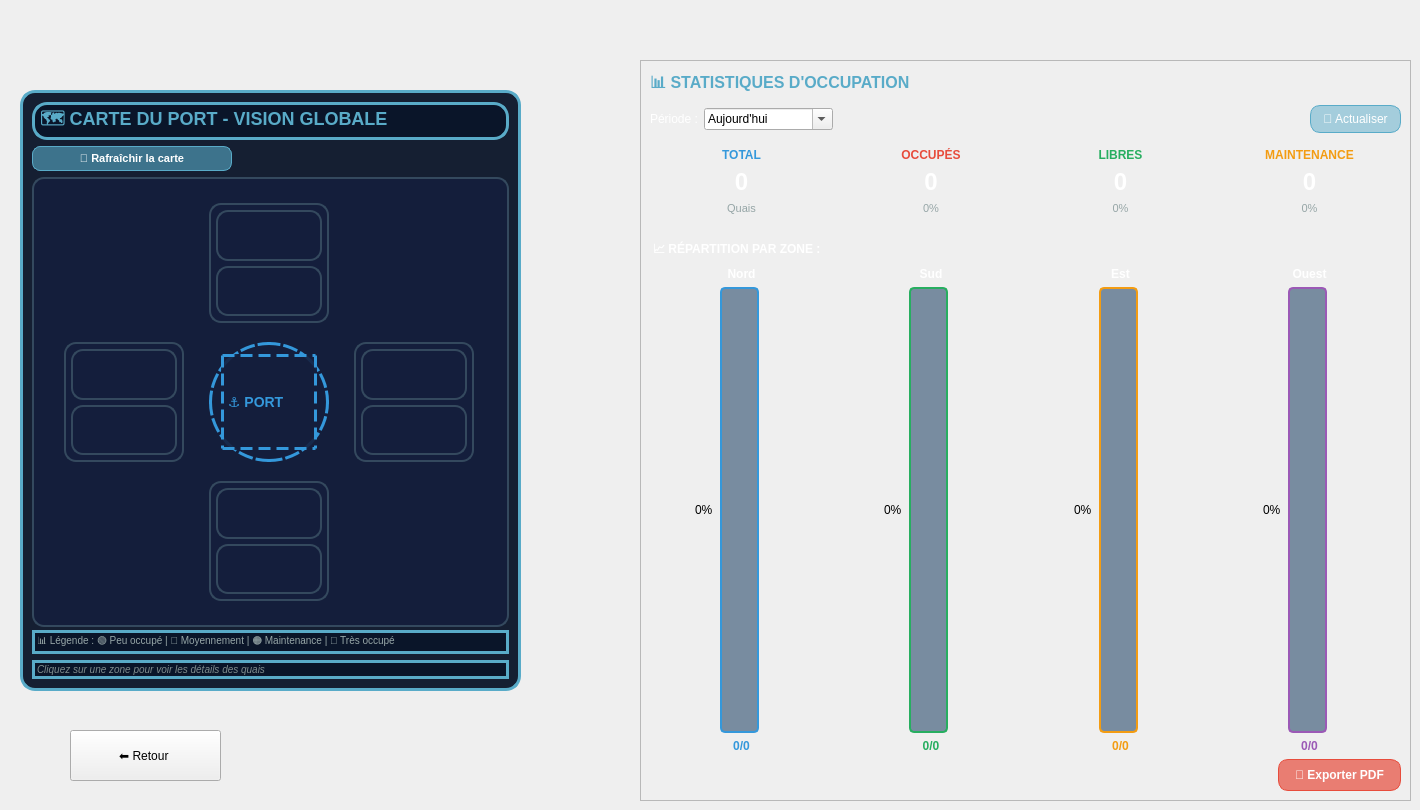
    <widget class="QWidget" name="page_4">
     <widget class="QPushButton" name="pushButton_2">
      <property name="geometry">
       <rect>
        <x>70</x>
        <y>730</y>
        <width>151</width>
        <height>51</height>
       </rect>
      </property>
      <property name="text">
       <string>⬅️ Retour </string>
      </property>
     </widget>
     <widget class="QFrame" name="statsFrame_2">
      <property name="geometry">
       <rect>
        <x>640</x>
        <y>60</y>
        <width>771</width>
        <height>741</height>
       </rect>
      </property>
      <property name="styleSheet">
       <string notr="true">#statsFrame {
    border-radius: 15px;
    background-color: rgba(0, 0, 50, 0.7);
    border: 2px solid #59abc8;
    padding: 15px;
}</string>
      </property>
      <property name="frameShape">
       <enum>QFrame::Shape::StyledPanel</enum>
      </property>
      <property name="frameShadow">
       <enum>QFrame::Shadow::Raised</enum>
      </property>
      <layout class="QVBoxLayout" name="verticalLayout_7">
       <item>
        <widget class="QLabel" name="statsTitle_2">
         <property name="styleSheet">
          <string notr="true">color: #59abc8;
font-weight: bold;
font-size: 16px;</string>
         </property>
         <property name="text">
          <string>📊 STATISTIQUES D'OCCUPATION</string>
         </property>
        </widget>
       </item>
       <item>
        <layout class="QHBoxLayout" name="periodLayout_2">
         <item>
          <widget class="QLabel" name="label_period_2">
           <property name="styleSheet">
            <string notr="true">color: white;</string>
           </property>
           <property name="text">
            <string>Période :</string>
           </property>
          </widget>
         </item>
         <item>
          <widget class="QComboBox" name="comboPeriod_2">
           <property name="editable">
            <bool>true</bool>
           </property>
           <property name="currentText">
            <string>Aujourd'hui</string>
           </property>
           <item>
            <property name="text">
             <string>Aujourd'hui</string>
            </property>
           </item>
           <item>
            <property name="text">
             <string>Semaine en cours</string>
            </property>
           </item>
           <item>
            <property name="text">
             <string>Mois en cours</string>
            </property>
           </item>
           <item>
            <property name="text">
             <string>Trimestre</string>
            </property>
           </item>
          </widget>
         </item>
         <item>
          <spacer name="horizontalSpacer_3">
           <property name="orientation">
            <enum>Qt::Orientation::Horizontal</enum>
           </property>
           <property name="sizeHint" stdset="0">
            <size>
             <width>40</width>
             <height>20</height>
            </size>
           </property>
          </spacer>
         </item>
         <item>
          <widget class="QPushButton" name="btnRefreshStats_2">
           <property name="styleSheet">
            <string notr="true">QPushButton {
    background-color: rgba(89, 171, 200, 0.5);
    border: 1px solid #59abc8;
    border-radius: 10px;
    padding: 6px 12px;
    color: white;
}</string>
           </property>
           <property name="text">
            <string>🔄 Actualiser</string>
           </property>
          </widget>
         </item>
        </layout>
       </item>
       <item>
        <layout class="QHBoxLayout" name="kpiLayout_2">
         <item>
          <widget class="QFrame" name="kpiTotal_2">
           <property name="minimumSize">
            <size>
             <width>120</width>
             <height>80</height>
            </size>
           </property>
           <property name="styleSheet">
            <string notr="true">#kpiTotal {
    background-color: rgba(0, 40, 80, 0.8);
    border-radius: 10px;
    border: 2px solid #3498db;
    padding: 10px;
}</string>
           </property>
           <layout class="QVBoxLayout" name="verticalLayout_8">
            <item>
             <widget class="QLabel" name="label_kpiTotal_2">
              <property name="styleSheet">
               <string notr="true">color: #3498db;
font-size: 12px;
font-weight: bold;</string>
              </property>
              <property name="text">
               <string>TOTAL</string>
              </property>
              <property name="alignment">
               <set>Qt::AlignmentFlag::AlignCenter</set>
              </property>
             </widget>
            </item>
            <item>
             <widget class="QLabel" name="value_kpiTotal_2">
              <property name="styleSheet">
               <string notr="true">color: white;
font-size: 24px;
font-weight: bold;</string>
              </property>
              <property name="text">
               <string>0</string>
              </property>
              <property name="alignment">
               <set>Qt::AlignmentFlag::AlignCenter</set>
              </property>
             </widget>
            </item>
            <item>
             <widget class="QLabel" name="sub_kpiTotal_2">
              <property name="styleSheet">
               <string notr="true">color: #95a5a6;
font-size: 11px;</string>
              </property>
              <property name="text">
               <string>Quais</string>
              </property>
              <property name="alignment">
               <set>Qt::AlignmentFlag::AlignCenter</set>
              </property>
             </widget>
            </item>
           </layout>
          </widget>
         </item>
         <item>
          <widget class="QFrame" name="kpiOccupied_2">
           <property name="minimumSize">
            <size>
             <width>120</width>
             <height>80</height>
            </size>
           </property>
           <property name="styleSheet">
            <string notr="true">#kpiOccupied {
    background-color: rgba(0, 40, 80, 0.8);
    border-radius: 10px;
    border: 2px solid #e74c3c;
    padding: 10px;
}</string>
           </property>
           <layout class="QVBoxLayout" name="verticalLayout_9">
            <item>
             <widget class="QLabel" name="label_kpiOccupied_2">
              <property name="styleSheet">
               <string notr="true">color: #e74c3c;
font-size: 12px;
font-weight: bold;</string>
              </property>
              <property name="text">
               <string>OCCUPÉS</string>
              </property>
              <property name="alignment">
               <set>Qt::AlignmentFlag::AlignCenter</set>
              </property>
             </widget>
            </item>
            <item>
             <widget class="QLabel" name="value_kpiOccupied_2">
              <property name="styleSheet">
               <string notr="true">color: white;
font-size: 24px;
font-weight: bold;</string>
              </property>
              <property name="text">
               <string>0</string>
              </property>
              <property name="alignment">
               <set>Qt::AlignmentFlag::AlignCenter</set>
              </property>
             </widget>
            </item>
            <item>
             <widget class="QLabel" name="sub_kpiOccupied_2">
              <property name="styleSheet">
               <string notr="true">color: #95a5a6;
font-size: 11px;</string>
              </property>
              <property name="text">
               <string>0%</string>
              </property>
              <property name="alignment">
               <set>Qt::AlignmentFlag::AlignCenter</set>
              </property>
             </widget>
            </item>
           </layout>
          </widget>
         </item>
         <item>
          <widget class="QFrame" name="kpiFree_2">
           <property name="minimumSize">
            <size>
             <width>120</width>
             <height>80</height>
            </size>
           </property>
           <property name="styleSheet">
            <string notr="true">#kpiFree {
    background-color: rgba(0, 40, 80, 0.8);
    border-radius: 10px;
    border: 2px solid #27ae60;
    padding: 10px;
}</string>
           </property>
           <layout class="QVBoxLayout" name="verticalLayout_10">
            <item>
             <widget class="QLabel" name="label_kpiFree_2">
              <property name="styleSheet">
               <string notr="true">color: #27ae60;
font-size: 12px;
font-weight: bold;</string>
              </property>
              <property name="text">
               <string>LIBRES</string>
              </property>
              <property name="alignment">
               <set>Qt::AlignmentFlag::AlignCenter</set>
              </property>
             </widget>
            </item>
            <item>
             <widget class="QLabel" name="value_kpiFree_2">
              <property name="styleSheet">
               <string notr="true">color: white;
font-size: 24px;
font-weight: bold;</string>
              </property>
              <property name="text">
               <string>0</string>
              </property>
              <property name="alignment">
               <set>Qt::AlignmentFlag::AlignCenter</set>
              </property>
             </widget>
            </item>
            <item>
             <widget class="QLabel" name="sub_kpiFree_2">
              <property name="styleSheet">
               <string notr="true">color: #95a5a6;
font-size: 11px;</string>
              </property>
              <property name="text">
               <string>0%</string>
              </property>
              <property name="alignment">
               <set>Qt::AlignmentFlag::AlignCenter</set>
              </property>
             </widget>
            </item>
           </layout>
          </widget>
         </item>
         <item>
          <widget class="QFrame" name="kpiMaintenance_2">
           <property name="minimumSize">
            <size>
             <width>120</width>
             <height>80</height>
            </size>
           </property>
           <property name="styleSheet">
            <string notr="true">#kpiMaintenance {
    background-color: rgba(0, 40, 80, 0.8);
    border-radius: 10px;
    border: 2px solid #f39c12;
    padding: 10px;
}</string>
           </property>
           <layout class="QVBoxLayout" name="verticalLayout_11">
            <item>
             <widget class="QLabel" name="label_kpiMaintenance_2">
              <property name="styleSheet">
               <string notr="true">color: #f39c12;
font-size: 12px;
font-weight: bold;</string>
              </property>
              <property name="text">
               <string>MAINTENANCE</string>
              </property>
              <property name="alignment">
               <set>Qt::AlignmentFlag::AlignCenter</set>
              </property>
             </widget>
            </item>
            <item>
             <widget class="QLabel" name="value_kpiMaintenance_2">
              <property name="styleSheet">
               <string notr="true">color: white;
font-size: 24px;
font-weight: bold;</string>
              </property>
              <property name="text">
               <string>0</string>
              </property>
              <property name="alignment">
               <set>Qt::AlignmentFlag::AlignCenter</set>
              </property>
             </widget>
            </item>
            <item>
             <widget class="QLabel" name="sub_kpiMaintenance_2">
              <property name="styleSheet">
               <string notr="true">color: #95a5a6;
font-size: 11px;</string>
              </property>
              <property name="text">
               <string>0%</string>
              </property>
              <property name="alignment">
               <set>Qt::AlignmentFlag::AlignCenter</set>
              </property>
             </widget>
            </item>
           </layout>
          </widget>
         </item>
        </layout>
       </item>
       <item>
        <widget class="QLabel" name="label_zones_2">
         <property name="styleSheet">
          <string notr="true">color: white;
font-weight: bold;
margin-top: 10px;</string>
         </property>
         <property name="text">
          <string>📈 RÉPARTITION PAR ZONE :</string>
         </property>
        </widget>
       </item>
       <item>
        <layout class="QHBoxLayout" name="zonesContainerLayout_2">
         <item>
          <layout class="QVBoxLayout" name="zoneNordLayout_2">
           <item>
            <widget class="QLabel" name="label_zoneNord_2">
             <property name="styleSheet">
              <string notr="true">color: white;
text-align: center;
font-weight: bold;</string>
             </property>
             <property name="text">
              <string>Nord</string>
             </property>
             <property name="alignment">
              <set>Qt::AlignmentFlag::AlignCenter</set>
             </property>
            </widget>
           </item>
           <item>
            <widget class="QProgressBar" name="progressZoneNord_2">
             <property name="minimumSize">
              <size>
               <width>30</width>
               <height>120</height>
              </size>
             </property>
             <property name="styleSheet">
              <string notr="true">QProgressBar:vertical {
    width: 25px;
    border: 2px solid #3498db;
    border-radius: 5px;
    background-color: rgba(0, 40, 80, 0.5);
    text-align: center;
    padding: 5px;
margin-left:70 px;
}
QProgressBar::chunk:vertical {
    background-color: qlineargradient(x1:0, y1:0, x2:0, y2:1,
        stop:0 #3498db, stop:1 #2980b9);
    border-radius: 3px;
}</string>
             </property>
             <property name="value">
              <number>0</number>
             </property>
             <property name="textVisible">
              <bool>true</bool>
             </property>
             <property name="orientation">
              <enum>Qt::Orientation::Vertical</enum>
             </property>
             <property name="format">
              <string>%p%</string>
             </property>
            </widget>
           </item>
           <item>
            <widget class="QLabel" name="value_zoneNord_2">
             <property name="styleSheet">
              <string notr="true">color: #3498db;
font-weight: bold;
font-size: 12px;
text-align: center;</string>
             </property>
             <property name="text">
              <string>0/0</string>
             </property>
             <property name="alignment">
              <set>Qt::AlignmentFlag::AlignCenter</set>
             </property>
            </widget>
           </item>
          </layout>
         </item>
         <item>
          <layout class="QVBoxLayout" name="zoneSudLayout_2">
           <item>
            <widget class="QLabel" name="label_zoneSud_2">
             <property name="styleSheet">
              <string notr="true">color: white;
text-align: center;
font-weight: bold;</string>
             </property>
             <property name="text">
              <string>Sud</string>
             </property>
             <property name="alignment">
              <set>Qt::AlignmentFlag::AlignCenter</set>
             </property>
            </widget>
           </item>
           <item>
            <widget class="QProgressBar" name="progressZoneSud_2">
             <property name="minimumSize">
              <size>
               <width>30</width>
               <height>120</height>
              </size>
             </property>
             <property name="styleSheet">
              <string notr="true">QProgressBar:vertical {
    width: 25px;
    border: 2px solid #27ae60;
    border-radius: 5px;
    background-color: rgba(0, 40, 80, 0.5);
    text-align: center;
    padding: 5px;
margin-left: 70px;
}
QProgressBar::chunk:vertical {
    background-color: qlineargradient(x1:0, y1:0, x2:0, y2:1,
        stop:0 #27ae60, stop:1 #229954);
    border-radius: 3px;
}</string>
             </property>
             <property name="value">
              <number>0</number>
             </property>
             <property name="textVisible">
              <bool>true</bool>
             </property>
             <property name="orientation">
              <enum>Qt::Orientation::Vertical</enum>
             </property>
             <property name="format">
              <string>%p%</string>
             </property>
            </widget>
           </item>
           <item>
            <widget class="QLabel" name="value_zoneSud_2">
             <property name="styleSheet">
              <string notr="true">color: #27ae60;
font-weight: bold;
font-size: 12px;
text-align: center;</string>
             </property>
             <property name="text">
              <string>0/0</string>
             </property>
             <property name="alignment">
              <set>Qt::AlignmentFlag::AlignCenter</set>
             </property>
            </widget>
           </item>
          </layout>
         </item>
         <item>
          <layout class="QVBoxLayout" name="zoneEstLayout_2">
           <item>
            <widget class="QLabel" name="label_zoneEst_2">
             <property name="styleSheet">
              <string notr="true">color: white;
text-align: center;
font-weight: bold;</string>
             </property>
             <property name="text">
              <string>Est</string>
             </property>
             <property name="alignment">
              <set>Qt::AlignmentFlag::AlignCenter</set>
             </property>
            </widget>
           </item>
           <item>
            <widget class="QProgressBar" name="progressZoneEst_2">
             <property name="minimumSize">
              <size>
               <width>30</width>
               <height>120</height>
              </size>
             </property>
             <property name="styleSheet">
              <string notr="true">QProgressBar:vertical {
    width: 25px;
    border: 2px solid #f39c12;
    border-radius: 5px;
    background-color: rgba(0, 40, 80, 0.5);
    text-align: center;
    padding: 5px;
margin-left:70px;
}
QProgressBar::chunk:vertical {
    background-color: qlineargradient(x1:0, y1:0, x2:0, y2:1,
        stop:0 #f39c12, stop:1 #d68910);
    border-radius: 3px;
}</string>
             </property>
             <property name="value">
              <number>0</number>
             </property>
             <property name="textVisible">
              <bool>true</bool>
             </property>
             <property name="orientation">
              <enum>Qt::Orientation::Vertical</enum>
             </property>
            </widget>
           </item>
           <item>
            <widget class="QLabel" name="value_zoneEst_2">
             <property name="styleSheet">
              <string notr="true">color: #f39c12;
font-weight: bold;
font-size: 12px;
text-align: center;</string>
             </property>
             <property name="text">
              <string>0/0</string>
             </property>
             <property name="alignment">
              <set>Qt::AlignmentFlag::AlignCenter</set>
             </property>
            </widget>
           </item>
          </layout>
         </item>
         <item>
          <layout class="QVBoxLayout" name="zoneOuestLayout_2">
           <item>
            <widget class="QLabel" name="label_zoneOuest_2">
             <property name="styleSheet">
              <string notr="true">color: white;
text-align: center;
font-weight: bold;</string>
             </property>
             <property name="text">
              <string>Ouest</string>
             </property>
             <property name="alignment">
              <set>Qt::AlignmentFlag::AlignCenter</set>
             </property>
            </widget>
           </item>
           <item>
            <widget class="QProgressBar" name="progressZoneOuest_2">
             <property name="minimumSize">
              <size>
               <width>30</width>
               <height>120</height>
              </size>
             </property>
             <property name="styleSheet">
              <string notr="true">QProgressBar:vertical {
    width: 25px;
    border: 2px solid #9b59b6;
    border-radius: 5px;
    background-color: rgba(0, 40, 80, 0.5);
    text-align: center;
    padding: 5px;
margin-left:70 px;
}
QProgressBar::chunk:vertical {
    background-color: qlineargradient(x1:0, y1:0, x2:0, y2:1,
        stop:0 #9b59b6, stop:1 #8e44ad);
    border-radius: 3px;
}</string>
             </property>
             <property name="value">
              <number>0</number>
             </property>
             <property name="textVisible">
              <bool>true</bool>
             </property>
             <property name="orientation">
              <enum>Qt::Orientation::Vertical</enum>
             </property>
             <property name="format">
              <string>%p%</string>
             </property>
            </widget>
           </item>
           <item>
            <widget class="QLabel" name="value_zoneOuest_2">
             <property name="styleSheet">
              <string notr="true">color: #9b59b6;
font-weight: bold;
font-size: 12px;
text-align: center;</string>
             </property>
             <property name="text">
              <string>0/0</string>
             </property>
             <property name="alignment">
              <set>Qt::AlignmentFlag::AlignCenter</set>
             </property>
            </widget>
           </item>
          </layout>
         </item>
        </layout>
       </item>
       <item>
        <layout class="QHBoxLayout" name="exportStatsLayout_2">
         <item>
          <spacer name="horizontalSpacer_4">
           <property name="orientation">
            <enum>Qt::Orientation::Horizontal</enum>
           </property>
           <property name="sizeHint" stdset="0">
            <size>
             <width>40</width>
             <height>20</height>
            </size>
           </property>
          </spacer>
         </item>
         <item>
          <widget class="QPushButton" name="btnExportStatsPDF_2">
           <property name="styleSheet">
            <string notr="true">QPushButton {
    background-color: rgba(231, 76, 60, 0.7);
    border: 1px solid #e74c3c;
    border-radius: 10px;
    padding: 8px 16px;
    color: white;
    font-weight: bold;
}</string>
           </property>
           <property name="text">
            <string>📄 Exporter PDF</string>
           </property>
          </widget>
         </item>
        </layout>
       </item>
      </layout>
     </widget>
     <widget class="QFrame" name="frame_2">
      <property name="geometry">
       <rect>
        <x>20</x>
        <y>90</y>
        <width>501</width>
        <height>601</height>
       </rect>
      </property>
      <property name="styleSheet">
       <string notr="true">border-radius: 15px;
background-color: rgba(10, 20, 40, 0.95);
border: 3px solid #59abc8;</string>
      </property>
      <property name="frameShape">
       <enum>QFrame::Shape::StyledPanel</enum>
      </property>
      <property name="frameShadow">
       <enum>QFrame::Shadow::Raised</enum>
      </property>
      <layout class="QVBoxLayout" name="verticalLayout_map">
       <item>
        <widget class="QLabel" name="label_map_title">
         <property name="styleSheet">
          <string notr="true">color: #59abc8;
font-weight: bold;
font-size: 18px;
qproperty-alignment: AlignCenter;</string>
         </property>
         <property name="text">
          <string>🗺️ CARTE DU PORT - VISION GLOBALE</string>
         </property>
        </widget>
       </item>
       <item>
        <widget class="QPushButton" name="btnRefreshMap">
         <property name="maximumSize">
          <size>
           <width>200</width>
           <height>30</height>
          </size>
         </property>
         <property name="styleSheet">
          <string notr="true">QPushButton {
    background-color: rgba(89, 171, 200, 0.6);
    border: 1px solid #59abc8;
    border-radius: 8px;
    padding: 5px 10px;
    color: white;
    font-size: 11px;
    font-weight: bold;
}
QPushButton:hover {
    background-color: rgba(89, 171, 200, 0.8);
}</string>
         </property>
         <property name="text">
          <string>🔄 Rafraîchir la carte</string>
         </property>
        </widget>
       </item>
       <item>
        <widget class="QFrame" name="mapContainer">
         <property name="minimumSize">
          <size>
           <width>450</width>
           <height>450</height>
          </size>
         </property>
         <property name="styleSheet">
          <string notr="true">background-color: rgba(20, 30, 60, 0.9);
border-radius: 12px;
border: 2px solid #34495e;</string>
         </property>
         <layout class="QGridLayout" name="gridLayout_map">
          <property name="leftMargin">
           <number>20</number>
          </property>
          <property name="topMargin">
           <number>20</number>
          </property>
          <property name="rightMargin">
           <number>20</number>
          </property>
          <property name="bottomMargin">
           <number>20</number>
          </property>
          <property name="spacing">
           <number>15</number>
          </property>
          <item row="0" column="1">
           <widget class="QFrame" name="zoneNord_map">
            <property name="minimumSize">
             <size>
              <width>120</width>
              <height>120</height>
             </size>
            </property>
            <property name="maximumSize">
             <size>
              <width>120</width>
              <height>120</height>
             </size>
            </property>
            <layout class="QVBoxLayout" name="verticalLayout_zoneNord">
             <property name="spacing">
              <number>5</number>
             </property>
             <property name="leftMargin">
              <number>5</number>
             </property>
             <property name="topMargin">
              <number>5</number>
             </property>
             <property name="rightMargin">
              <number>5</number>
             </property>
             <property name="bottomMargin">
              <number>5</number>
             </property>
             <item>
              <widget class="QLabel" name="label_zoneNord_map">
               <property name="styleSheet">
                <string notr="true">color: white;
font-weight: bold;
font-size: 10px;
qproperty-alignment: AlignCenter;</string>
               </property>
              </widget>
             </item>
             <item>
              <widget class="QLabel" name="value_zoneNord_map">
               <property name="styleSheet">
                <string notr="true">color: #3498db;
font-weight: bold;
font-size: 9px;
qproperty-alignment: AlignCenter;</string>
               </property>
              </widget>
             </item>
            </layout>
           </widget>
          </item>
          <item row="2" column="1">
           <widget class="QFrame" name="zoneSud_map">
            <property name="minimumSize">
             <size>
              <width>120</width>
              <height>120</height>
             </size>
            </property>
            <property name="maximumSize">
             <size>
              <width>120</width>
              <height>120</height>
             </size>
            </property>
            <layout class="QVBoxLayout" name="verticalLayout_zoneSud">
             <property name="spacing">
              <number>5</number>
             </property>
             <property name="leftMargin">
              <number>5</number>
             </property>
             <property name="topMargin">
              <number>5</number>
             </property>
             <property name="rightMargin">
              <number>5</number>
             </property>
             <property name="bottomMargin">
              <number>5</number>
             </property>
             <item>
              <widget class="QLabel" name="label_zoneSud_map">
               <property name="styleSheet">
                <string notr="true">color: white;
font-weight: bold;
font-size: 10px;
qproperty-alignment: AlignCenter;</string>
               </property>
              </widget>
             </item>
             <item>
              <widget class="QLabel" name="value_zoneSud_map">
               <property name="styleSheet">
                <string notr="true">color: #27ae60;
font-weight: bold;
font-size: 9px;
qproperty-alignment: AlignCenter;</string>
               </property>
              </widget>
             </item>
            </layout>
           </widget>
          </item>
          <item row="1" column="2">
           <widget class="QFrame" name="zoneEst_map">
            <property name="minimumSize">
             <size>
              <width>120</width>
              <height>120</height>
             </size>
            </property>
            <property name="maximumSize">
             <size>
              <width>120</width>
              <height>120</height>
             </size>
            </property>
            <layout class="QVBoxLayout" name="verticalLayout_zoneEst">
             <property name="spacing">
              <number>5</number>
             </property>
             <property name="leftMargin">
              <number>5</number>
             </property>
             <property name="topMargin">
              <number>5</number>
             </property>
             <property name="rightMargin">
              <number>5</number>
             </property>
             <property name="bottomMargin">
              <number>5</number>
             </property>
             <item>
              <widget class="QLabel" name="label_zoneEst_map">
               <property name="styleSheet">
                <string notr="true">color: white;
font-weight: bold;
font-size: 10px;
qproperty-alignment: AlignCenter;</string>
               </property>
              </widget>
             </item>
             <item>
              <widget class="QLabel" name="value_zoneEst_map">
               <property name="styleSheet">
                <string notr="true">color: #f39c12;
font-weight: bold;
font-size: 9px;
qproperty-alignment: AlignCenter;</string>
               </property>
              </widget>
             </item>
            </layout>
           </widget>
          </item>
          <item row="1" column="0">
           <widget class="QFrame" name="zoneOuest_map">
            <property name="minimumSize">
             <size>
              <width>120</width>
              <height>120</height>
             </size>
            </property>
            <property name="maximumSize">
             <size>
              <width>120</width>
              <height>120</height>
             </size>
            </property>
            <layout class="QVBoxLayout" name="verticalLayout_zoneOuest">
             <property name="spacing">
              <number>5</number>
             </property>
             <property name="leftMargin">
              <number>5</number>
             </property>
             <property name="topMargin">
              <number>5</number>
             </property>
             <property name="rightMargin">
              <number>5</number>
             </property>
             <property name="bottomMargin">
              <number>5</number>
             </property>
             <item>
              <widget class="QLabel" name="label_zoneOuest_map">
               <property name="styleSheet">
                <string notr="true">color: white;
font-weight: bold;
font-size: 10px;
qproperty-alignment: AlignCenter;</string>
               </property>
              </widget>
             </item>
             <item>
              <widget class="QLabel" name="value_zoneOuest_map">
               <property name="styleSheet">
                <string notr="true">color: #9b59b6;
font-weight: bold;
font-size: 9px;
qproperty-alignment: AlignCenter;</string>
               </property>
              </widget>
             </item>
            </layout>
           </widget>
          </item>
          <item row="1" column="1">
           <widget class="QFrame" name="zoneCentre_map">
            <property name="minimumSize">
             <size>
              <width>120</width>
              <height>120</height>
             </size>
            </property>
            <property name="maximumSize">
             <size>
              <width>120</width>
              <height>120</height>
             </size>
            </property>
            <property name="styleSheet">
             <string notr="true">background-color: qlineargradient(x1:0, y1:0, x2:1, y2:1,
stop:0 rgba(52, 152, 219, 0.3), stop:1 rgba(41, 128, 185, 0.5));
border-radius: 60px;
border: 3px dashed #3498db;</string>
            </property>
            <layout class="QVBoxLayout" name="verticalLayout_centre">
             <item>
              <widget class="QLabel" name="label_centre_map">
               <property name="styleSheet">
                <string notr="true">color: #3498db;
font-weight: bold;
font-size: 14px;
qproperty-alignment: AlignCenter;</string>
               </property>
               <property name="text">
                <string>⚓ PORT</string>
               </property>
              </widget>
             </item>
            </layout>
           </widget>
          </item>
         </layout>
        </widget>
       </item>
       <item>
        <widget class="QLabel" name="label_legend">
         <property name="styleSheet">
          <string notr="true">color: #95a5a6;
font-size: 10px;
qproperty-alignment: AlignCenter;</string>
         </property>
         <property name="text">
          <string>📊 Légende : 🟢 Peu occupé | 🔵 Moyennement | 🟠 Maintenance | 🔴 Très occupé</string>
         </property>
        </widget>
       </item>
       <item>
        <widget class="QLabel" name="label_map_info">
         <property name="styleSheet">
          <string notr="true">color: #7f8c8d;
font-size: 10px;
font-style: italic;
qproperty-alignment: AlignCenter;</string>
         </property>
         <property name="text">
          <string>Cliquez sur une zone pour voir les détails des quais</string>
         </property>
        </widget>
       </item>
      </layout>
     </widget>
    </widget>
